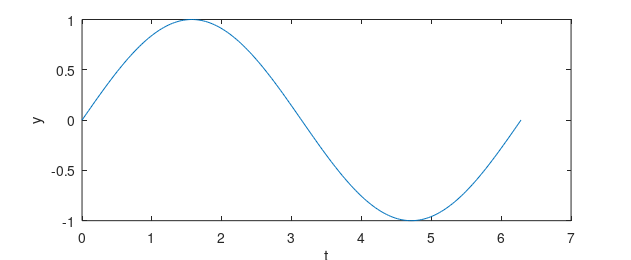
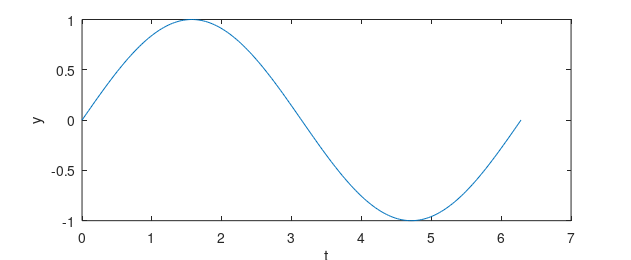
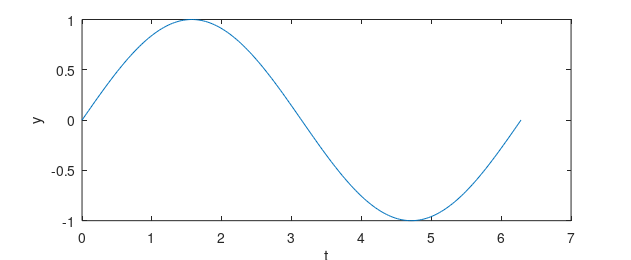
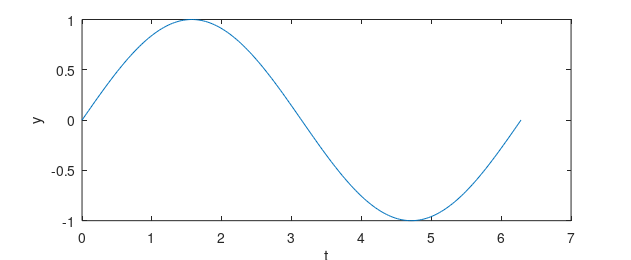

Recreate these plots in MATLAB, in order.
% probe_g.m --- M3 matlab recon: can print -dpdf be made to give a 6.31-in page box?
% re-run:  d:/Software/Matlab/bin/matlab -batch "run('tests/m3-matlab-recon/probe_g.m')"
here = fileparts(mfilename('fullpath')); root = fileparts(fileparts(here)); cd(root);
OUT = 'build/m3-matlab-recon/g';
if ~exist(OUT,'dir'); mkdir(OUT); end
fprintf('### probe_g start ###\n');
x = linspace(0,2*pi,200);

function f = fig631()
  f = figure('Visible','off','Position',[100 100 631 260]);
  set(f,'PaperUnits','inches');
  ax = axes(f); plot(ax, linspace(0,2*pi,200), sin(linspace(0,2*pi,200)));
  xlabel(ax,'t'); ylabel(ax,'y');
end

%% g1: PaperSize == paper width, PaperPosition full page, mode manual
disp('=== g1 PaperSize=[6.31 2.6] PaperPosition full page manual ===');
f = fig631();
set(f,'PaperPosition',[0 0 6.31 2.6]);
set(f,'PaperPositionMode','manual');
set(f,'PaperSize',[6.31 2.6]);
fprintf('PaperSize=[%s] PaperPosition=[%s] mode=%s\n', num2str(get(f,'PaperSize')), num2str(get(f,'PaperPosition')), get(f,'PaperPositionMode'));
print(f, fullfile(OUT,'g1_ps63_pr.pdf'), '-dpdf');
exportgraphics(f, fullfile(OUT,'g1_ps63_eg.pdf'));
exportgraphics(f, fullfile(OUT,'g1_ps63_eg.png'),'Resolution',200);
print(f, fullfile(OUT,'g1_ps63_pr.png'), '-dpng','-r200');
close(f);

%% g2: PaperSize == 6.31 wide, PaperPositionMode auto
disp('=== g2 PaperSize=[6.31 2.6] mode auto ===');
f = fig631();
set(f,'PaperSize',[6.31 2.6]);
set(f,'PaperPositionMode','auto');
fprintf('after auto: PaperPosition=[%s]\n', num2str(get(f,'PaperPosition')));
print(f, fullfile(OUT,'g2_auto_pr.pdf'), '-dpdf');
close(f);

%% g3: sane paper size but PaperPosition inset (letter page) -- control
disp('=== g3 control: A4 page, PaperPosition 6.31x2.6 ===');
f = fig631();
set(f,'PaperPosition',[0 0 6.31 2.6]);
set(f,'PaperPositionMode','manual');
print(f, fullfile(OUT,'g3_a4_pr.pdf'), '-dpdf');
close(f);

%% g4: does exportgraphics honour PaperSize at all?
disp('=== g4 exportgraphics vs PaperSize ===');
f = fig631(); set(f,'PaperUnits','inches'); set(f,'PaperPosition',[0 0 6.31 2.6]);
set(f,'PaperSize',[20 20]);
exportgraphics(f, fullfile(OUT,'g4_ps20_eg.pdf'));
close(f);

disp('=== probe_g done ===');
